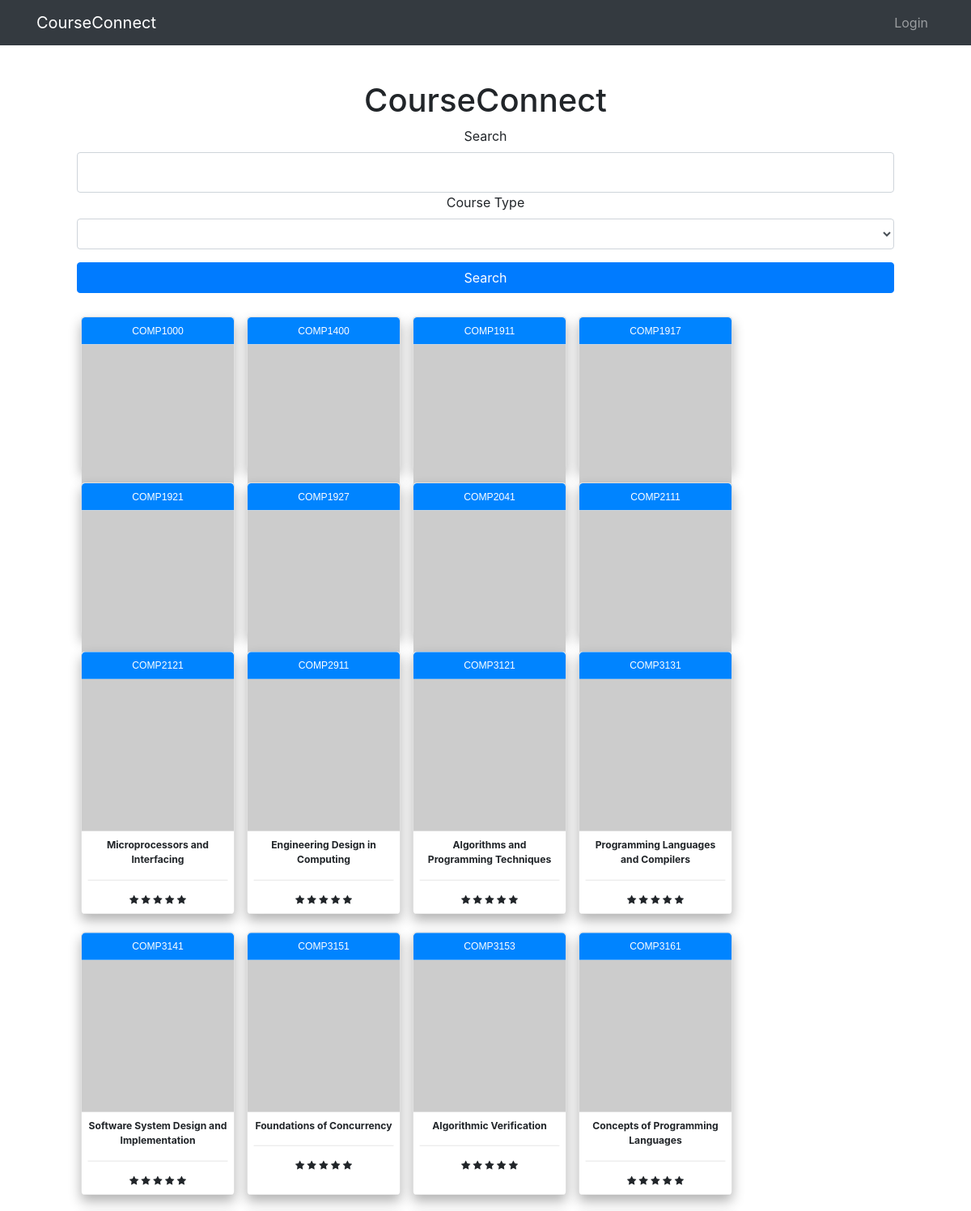
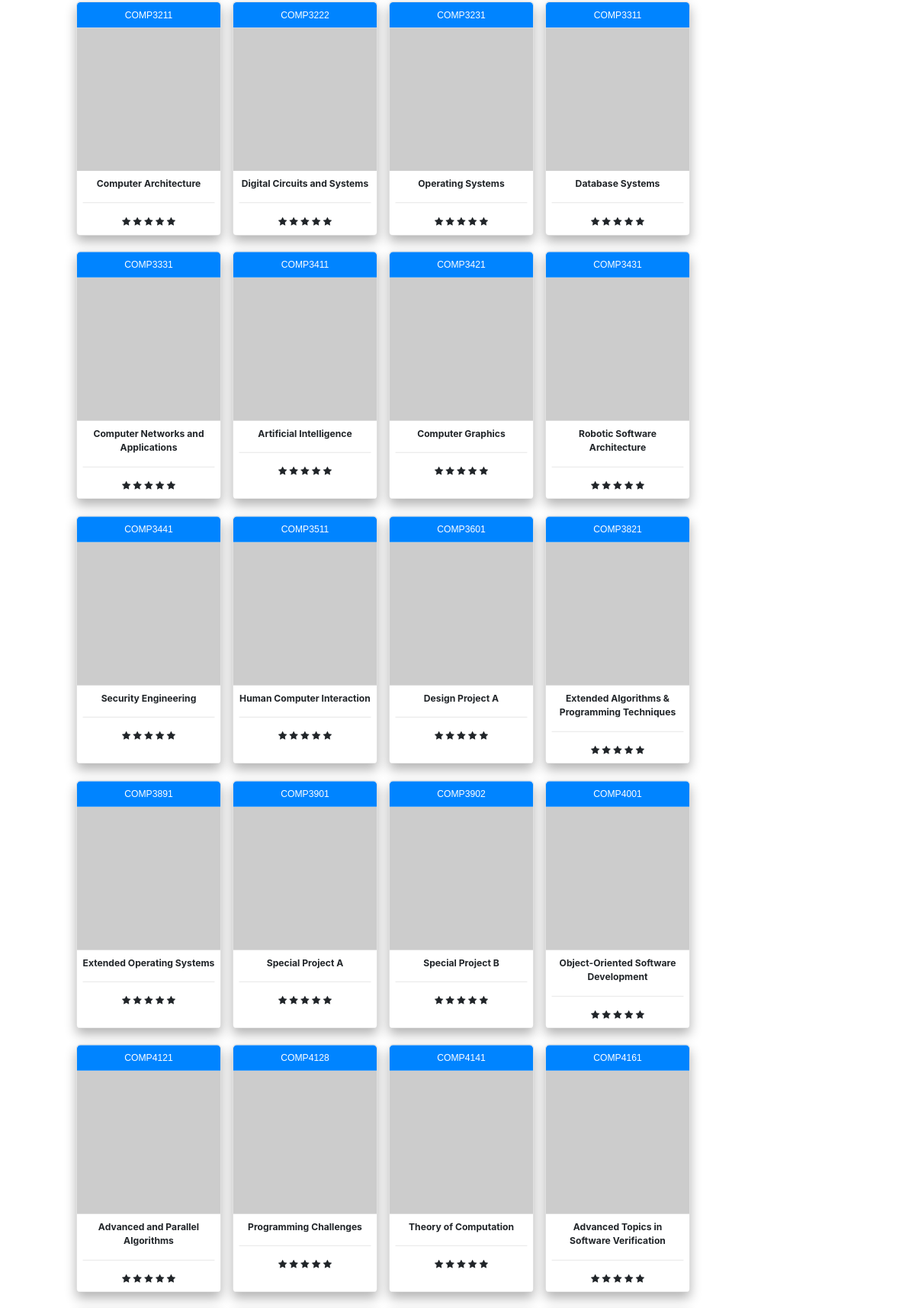
The page /home (upper part) on the database its author committed (2 pictures, top to bottom).
### dan/models.py (models this page shows)
class Course(db.Model):
    __tablename__ = "course"
    id = db.Column(db.Integer, primary_key=True)
    name = db.Column(db.String(64), nullable=False, unique=False)
    code = db.Column(db.String(16), nullable=False, unique=True)
    rating = db.Column(db.Integer)
    reviews = db.relationship('CourseReview', backref='course', lazy=True)

### dan/views.py (the view, shortened to what this page needs)
@login_required
@app.route('/', methods=['GET', 'POST'])
@app.route('/home', methods=['GET', 'POST'])
def home():
    courses = Course.query.all()
    form = CourseSearchForm()
    return render_template('home.html', courses=courses, form=form)

### dan/forms.py
class CourseSearchForm(FlaskForm):
    search = StringField('Search')
    submit = SubmitField('Search')
    course = SelectField('Course Type', choices=[('0', ''), ('COMP', 'COMP'), ('MATH', 'MATH'), ('ELEC', 'ELEC'), ('MATH', 'MATH')])

### dan/templates/home.html (shortened to what this page needs)
{% extends "layout.html" %}
{% block content %}
<body>
    <h1>CourseConnect</h1>
    <form method="POST" action="">
        <div class="form-group">
                {{ form.search.label(class="form-control-label") }}
            <div class="form-label-group">
            {% if form.search.errors %}
               {{ form.search(class="form-control is-invalid")}}
                <div class="invalid-feedback">
                    {% for search in form.search.errors %}
                        <span>{{ error }}</span>
                    {% endfor %}
                </div>
            {% else %}
                {{ form.search(class="form-control") }}
            {% endif %}
            </div>
            {{ form.course.label(class="form-control-label") }}
            {{ form.course(class="form-control") }}
        </div>
        {{ form.submit(class="btn btn-primary btn-block")}}
    </form>
</body>
        <tbody>
            <div class="auto_container">
            {% for course in courses %}
                <div class="small card" onclick="window.open(' {{url_for('course', course_id=course.id)}} ')">
                    <header class="title" style="color:#fff">{{ course.code }}</header>
                    <img class="pic" src="http://lorempixel.com/image_output/city-q-g-640-480-9.jpg" alt=""/>
                    <div class="content">
                      <strong>{{ course.name }}</strong>
                        {% for i in range(5-course.rating|int) %}
                        <span class="fa fa-star"></span>
                        {% endfor %}
                    </div>
                </div>
            {% endfor %}
            </div>
        </tbody>
{% endblock %}

### dan/templates/layout.html (shortened to what this page needs)
<!DOCTYPE html>
<html>
<head>
	<link rel="stylesheet" href="https://stackpath.bootstrapcdn.com/bootstrap/4.1.3/css/bootstrap.min.css">
	<link rel="stylesheet" type="text/css" href={{ url_for('static', filename='css/main.css') }}>
	<link rel="stylesheet" type="text/css" href={{ url_for('static', filename='css/card.css') }}>
	<link rel="stylesheet" type="text/css" href={{ url_for('static', filename='css/review.css') }}>
	<link rel="stylesheet" href="https://cdnjs.cloudflare.com/ajax/libs/font-awesome/4.7.0/css/font-awesome.min.css">
</head>
<body>
	<nav class="navbar navbar-expand-sm fixed-top navbar-dark bg-dark">
		<div class="container">
			<a class="navbar-brand" href="/">CourseConnect</a>
			<div class="collapse navbar-collapse" id="navbarNavAltMarkup">
				<div class="navbar-nav ml-auto">
					{% if current_user.is_anonymous %}
						<a class="nav-item nav-link" href="{{ url_for('login') }}">Login</a>
					{% else %}
						<a class="nav-item nav-link" href="{{ url_for('logout') }}">Logout</a>
					{% endif %}
				</div>
			</div>
		</div>
	</nav>
  	<div class="container" id="padtop">
		{% block content %}
		{% endblock %}
    </div>
</body>
</html>

### dan/static/css/main.css (style rules this page uses)
#padtop { padding-top: 30px; }
:root { --input-padding-x: 0.75rem; --input-padding-y: 0.75rem; }
.form-label-group { position: relative; }
.form-label-group > input, .form-label-group > label { padding: var(--input-padding-y) var(--input-padding-x); height: auto; }
.form-label-group input::placeholder { color: transparent; }
.form-label-group input:not(:placeholder-shown) { padding-top: calc(var(--input-padding-y) + var(--input-padding-y) * (2 / 3)); padding-bottom: calc(var(--input-padding-y) / 3); }

### dan/static/css/card.css (style rules this page uses)
html { background-image: linear-gradient(to bottom right, white, #9f9f9f); height: 100%; }
body { text-align: center; padding: 5rem; }
.card { box-shadow: 0rem .5rem 1rem rgba(0,0,0,.3); background-color: #fff; border-radius: 0.3rem; transition: all .2s ease-in-out; transform: scale(0.95); }
.title { font-family: 'Montserrat', sans-serif; background-color: rgb(0, 132, 255); padding: .5rem 0; border-radius: 0.3rem 0.3rem 0 0; }
.pic { max-width: 100%; }
.content { padding: .5rem; }
.small { max-width: 15rem; }
.auto_container { display: grid; grid-gap: 5px; grid-template-columns: repeat(auto-fit, 200px); grid-template-rows: repeat(2, 200px); }

### dan/static/css/review.css (style rules this page uses)
body { padding-top: 70px; }

### rows shown on the page
Course: code "COMP1000"
Course: code "COMP1400"
Course: code "COMP1911"
Course: code "COMP1917"
Course: code "COMP1921"
Course: code "COMP1927"
Course: code "COMP2041"
Course: code "COMP2111"
Course: code "COMP2121", name "Microprocessors and Interfacing"
Course: code "COMP2911", name "Engineering Design in Computing"
Course: code "COMP3121", name "Algorithms and Programming Techniques"
Course: code "COMP3131", name "Programming Languages and Compilers"
Course: code "COMP3141", name "Software System Design and Implementation"
Course: code "COMP3151", name "Foundations of Concurrency"
Course: code "COMP3153", name "Algorithmic Verification"
Course: code "COMP3161", name "Concepts of Programming Languages"
Course: code "COMP3211", name "Computer Architecture"
Course: code "COMP3222", name "Digital Circuits and Systems"
Course: code "COMP3231", name "Operating Systems"
Course: code "COMP3311", name "Database Systems"
Course: code "COMP3331", name "Computer Networks and Applications"
Course: code "COMP3411", name "Artificial Intelligence"
Course: code "COMP3421", name "Computer Graphics"
Course: code "COMP3431", name "Robotic Software Architecture"
Course: code "COMP3441", name "Security Engineering"
Course: code "COMP3511", name "Human Computer Interaction"
Course: code "COMP3601", name "Design Project A"
Course: code "COMP3821", name "Extended Algorithms & Programming Techniques"
Course: code "COMP3891", name "Extended Operating Systems"
Course: code "COMP3901", name "Special Project A"
Course: code "COMP3902", name "Special Project B"
Course: code "COMP4001", name "Object-Oriented Software Development"
Course: code "COMP4121", name "Advanced and Parallel Algorithms"
Course: code "COMP4128", name "Programming Challenges"
Course: code "COMP4141", name "Theory of Computation"
Course: code "COMP4161", name "Advanced Topics in Software Verification"
